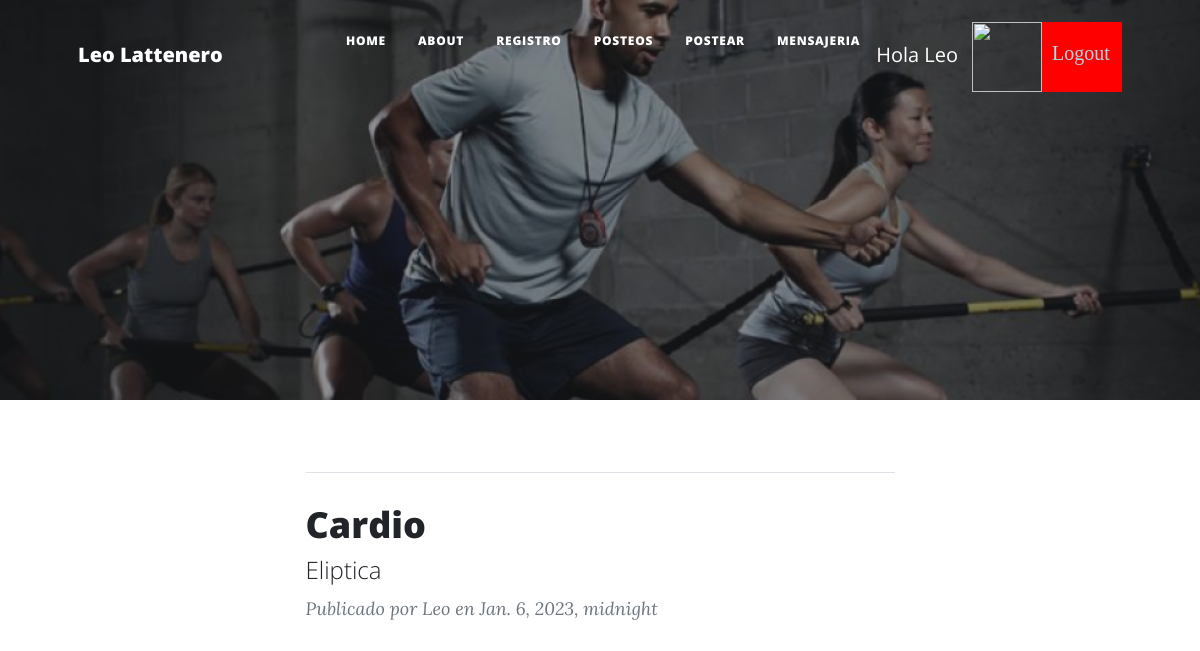
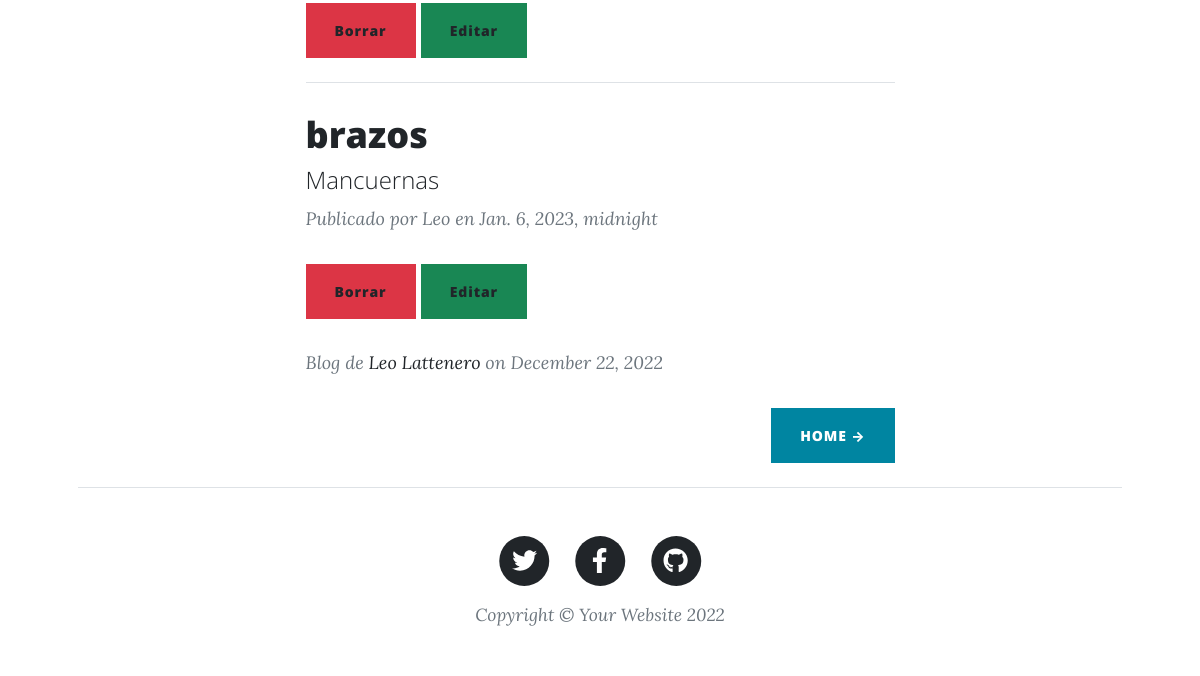
Before: /posteos (signed in) with the older database file (2 pictures, top to bottom).
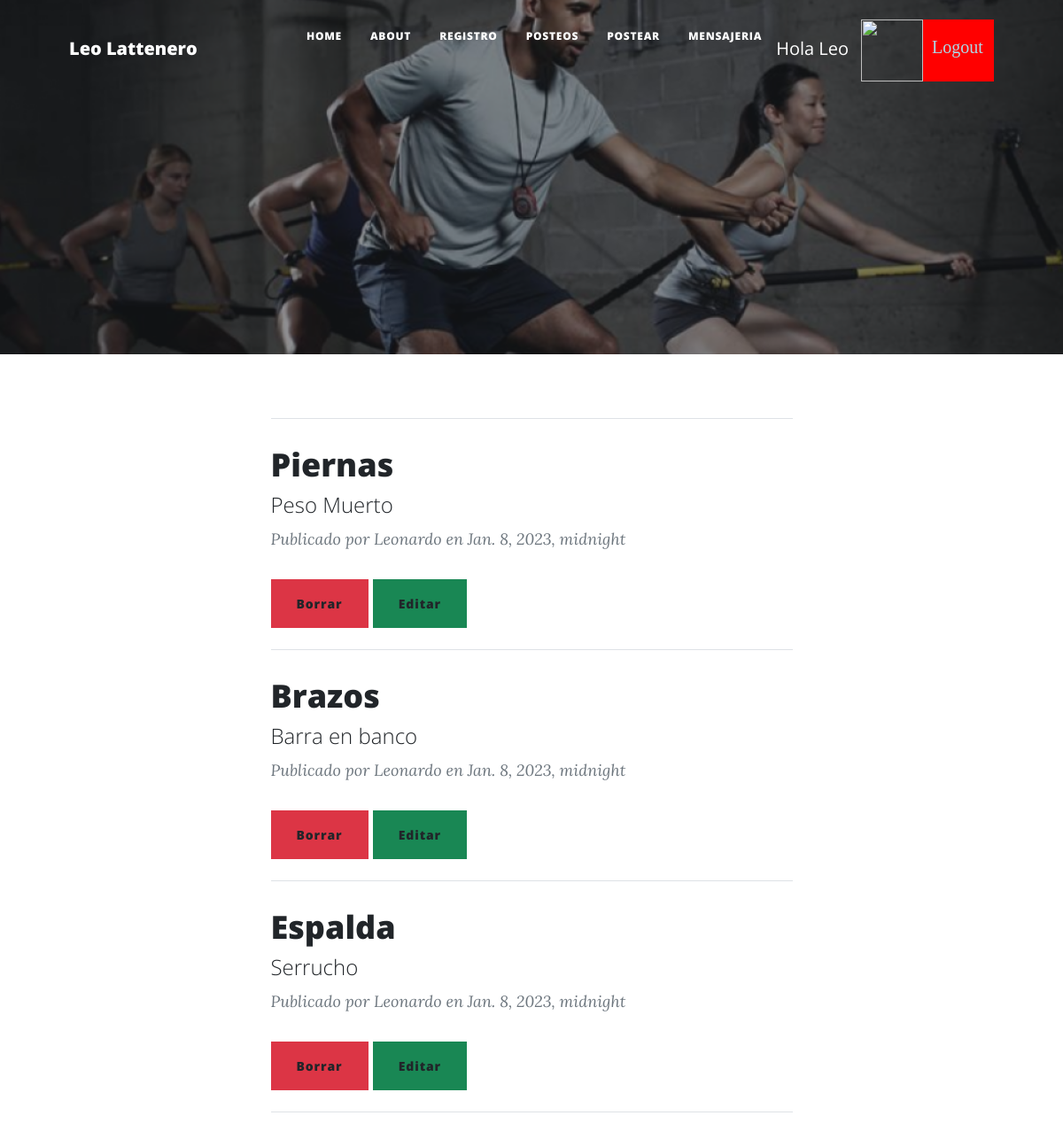
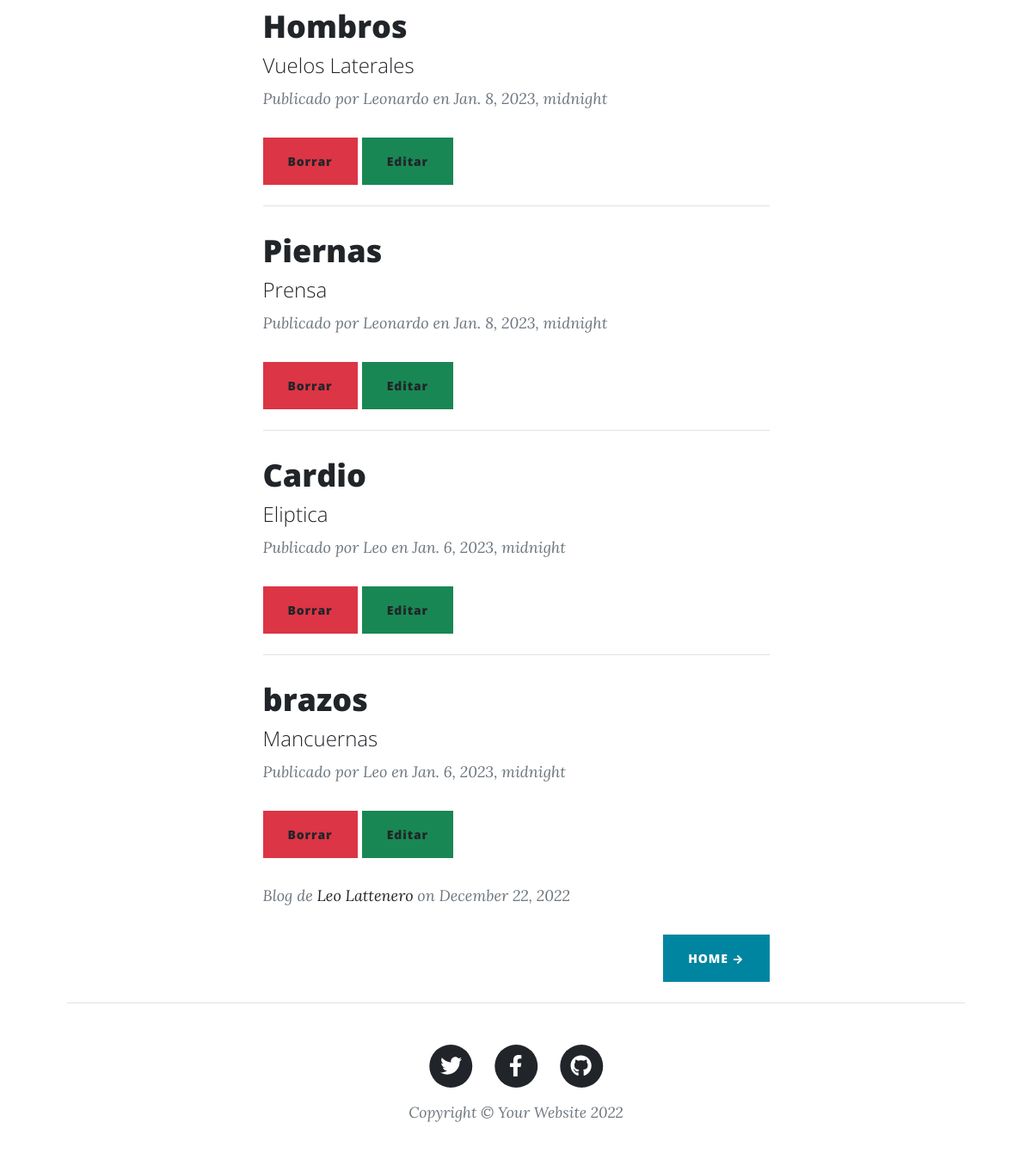
After: the same page with the newer database file (2 pictures, top to bottom).
### AppRutinas/models.py (models this page shows, shortened)
class Posteo(models.Model):
    titulo = models.CharField(max_length=255)
    subtitulo = models.CharField(max_length=255)
    imagen = models.ImageField(upload_to='media', blank=True)
    cuerpo = RichTextUploadingField() # CKEditor Rich Text Field
    autor = models.CharField(max_length=255)
    fecha = models.DateField(default='2023-1-8')

### AppRutinas/views.py (the view)
# urls.py: path("posteos", posteos, name= "posteos"),
@login_required
def posteos(request):
    posteos = Posteo.objects.all().order_by('-id')
    return render(request, "posteos.html", {"posteos": posteos, "imagen": obtenerAvatar(request)})

### AppLogin/views.py (called while the page is built)
def obtenerAvatar(request):
    if request.user.is_authenticated:
        lista=Avatar.objects.filter(user=request.user)
        if len(lista)!=0:
            imagen=lista[0].imagen.url
        else:
            imagen="/media/avatares/avatarpordefecto.jpg"
        return imagen

### AppRutinas/templates/posteos.html (shortened to what this page needs)
{% extends "indexR.html" %}
{% load static %}
{% block contenido_que_cambia %}
    {% if posteos %}
        <div class="container px-4 px-lg-5">
            <div class="row gx-4 gx-lg-5 justify-content-center">
                <div class="col-md-10 col-lg-8 col-xl-7">
                    {% for post in posteos %}
                        <hr class="my-4" />
                        <div class="post-preview">
                            <a href="{% url 'post' post.id %}">
                                <h2 class="post-title">{{ post.titulo }}</h2>
                                <h4 class="post-subtitle">{{ post.subtitulo }}</h3>
                            </a>
                            <p class="post-meta">
                                Publicado por {{ post.autor }}
                                en {{ post.fecha }}
                            </p>
                            <a class="btn btn-danger" href="{% url 'eliminarPost' post.id %}">Borrar</a>
                            <a class="btn btn-success" href="{% url 'editarPosteos' post.id %}">Editar</a>
                        </div>
                    {% endfor %}
                </div>
            </div>
        </div>
    {% endif %}
{% endblock %}

Changed rows visible on the page:
added Posteo: titulo "Piernas", subtitulo "Peso Muerto", autor "Leonardo", fecha "Jan. 8, 2023, midnight"
added Posteo: titulo "Brazos", subtitulo "Barra en banco", autor "Leonardo", fecha "Jan. 8, 2023, midnight"
added Posteo: titulo "Espalda", subtitulo "Serrucho", autor "Leonardo", fecha "Jan. 8, 2023, midnight"
added Posteo: titulo "Hombros", subtitulo "Vuelos Laterales", autor "Leonardo", fecha "Jan. 8, 2023, midnight"
added Posteo: titulo "Piernas", subtitulo "Prensa", autor "Leonardo", fecha "Jan. 8, 2023, midnight"
